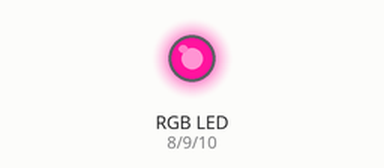
Recording of a sketch running on a simulated Arduino Uno, built with avr-gcc and run on an emulated ATmega328P. Parts: an RGB LED mixed from three pins (HIGH = lit). Dim RGB values are drawn brighter than linear; random numbers use the default seed unless the sketch sets one.

Above: at 0.1 s.
At 5.1 s:
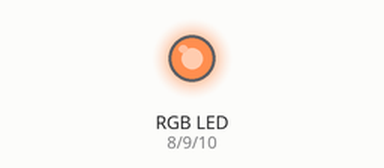
At 10.1 s:
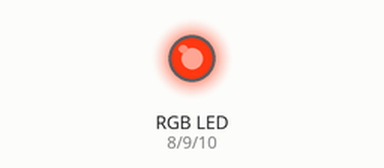
At 19.1 s:
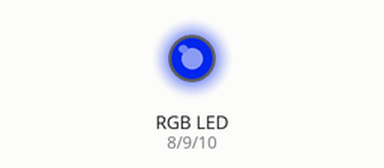
At 28.1 s:
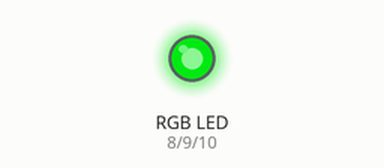
At 38.1 s:
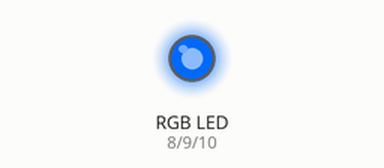
Timing chart, 0 to 40.0 s (numbered marks = the images above):
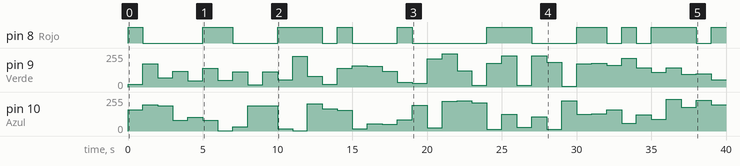

Measured:
- by itself, pin 8 (Rojo): LOW → HIGH at 0.00 s, → LOW 1.0 s later, → HIGH 4.0 s later, → LOW 2.0 s later, … (19 changes in this stretch)
- by itself, pin 9 (Verde): 0/255 → 19/255 at 0.00 s, → 175/255 1.0 s later, → 68/255 1.0 s later, → 120/255 1.0 s later, … (40 changes in this stretch)
- by itself, pin 10 (Azul): 0/255 → 158/255 at 0.00 s, → 197/255 1.0 s later, → 188/255 1.0 s later, → 80/255 1.0 s later, … (40 changes in this stretch)

The sketch:

rgbSerialInput2.ino
```cpp
int Rojo = 8;
int Verde = 9;
int Azul = 10;

void setup() {
  pinMode(Rojo, OUTPUT);
  pinMode(Verde, OUTPUT);
  pinMode(Azul, OUTPUT);
  Serial.begin(9600);

}

void loop() {

  analogWrite(Rojo, random(0,255));
  analogWrite(Verde,random(0,255));
  analogWrite(Azul, random(0,255));
  delay(1000);

}
```
